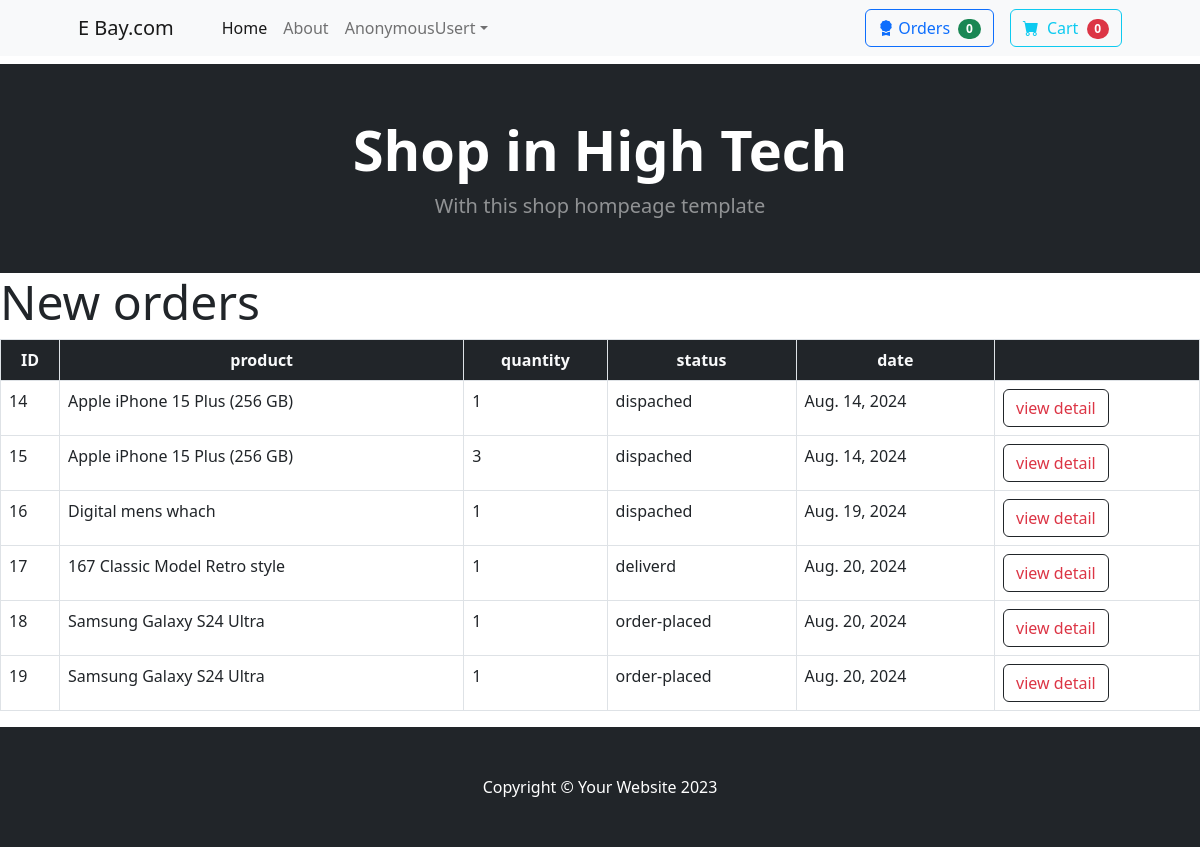
Page /orderlist on the committed database.
### owner/models.py (models this page shows, shortened)
class orders(models.Model):
  product_name=models.ForeignKey(cart,on_delete=models.CASCADE)
  address=models.TextField(max_length=200)
  phone=models.IntegerField()
  user=models.ForeignKey(User,on_delete=models.CASCADE)
  options=(
    ("dispatched","dispatched"),
    ("canceiled","canceiled"),
    ("order-placed","order-placed"),
    ("delivered","delivered"),
  )
  status=models.CharField(max_length=100,default="order-placed",choices=options)
  date=models.DateField(auto_now_add=True)
  expected_delivery_date=models.DateField(null=True)

class cart(models.Model):
  product_name=models.ForeignKey(product,on_delete=models.CASCADE)
  user=models.ForeignKey(User,on_delete=models.CASCADE)
  quantity=models.PositiveIntegerField(default=1)
  options=(
    ("in-cart","in-cart"),
    ("canceiled","canceiled"),
    ("order-placed","order-placed"),
  )
  status=models.CharField(max_length=100,default="in-cart",choices=options)
  date=models.DateField(auto_now_add=True)

class product(models.Model):
  product_name=models.CharField(max_length=100)
  price=models.PositiveIntegerField()
  image=models.ImageField(upload_to="media/product")
  description=models.TextField(max_length=200)
  category=models.ForeignKey(category,on_delete=models.CASCADE)
  rating=models.CharField( max_length=10,null=True)
  def __str__(self):
    return self.product_name

### owner/views.py (the view)
# urls.py: path('orderlist',views.OrderListView.as_view(),name='orderlist_view'),
class OrderListView(ListView):
  template_name="order_list.html"
  model=orders
  context_object_name="orders"

### users/context_processors.py (called while the page is built)
def cart_count(request):
  if request.user.is_authenticated:
    count=cart.objects.filter(user=request.user).exclude(status="order-placed").count()
    return {"count":count}
  else:
    return {"count":0}

def order_count(request):
  if request.user.is_authenticated:
    ordercount=orders.objects.filter(user=request.user).count()
    return {"order_count":ordercount}
  else:
    return {"order_count":0}

### owner/templates/order_list.html
{% extends 'index.html' %}
{% block contant %}
<section>
  <h1 class="display-5">New orders</h1>
  <table class="table table-bordered">
    <thead class="bg-dark text-light fw-bold text-center">
      <tr>
        <th>ID</th>
        <th>product</th>
        <th>quantity</th>
        <th>status</th>
        <th>date</th>
        <th></th>
      </tr>
    </thead>
    <tbody>
      {% for i in orders %}
      <tr>
        <td>{{i.id}}</td>
        <td>{{i.product_name.product_name}}</td>
        <td>{{i.product_name.quantity}}</td>
        <td>{{i.status}}</td>
        <td>{{i.date}}</td>
        <td><a href="{% url 'orderdetail_view' i.id %}" class="btn btn-outline-dark text-danger">view detail</a></td>
      </tr>
      {% endfor %}
    </tbody>
  </table>
</section>
{% endblock %}

### rows in the picture
orders: id "14", product_name.product_name "Apple iPhone 15 Plus (256 GB)", product_name.quantity "1", status "dispached", date "Aug. 14, 2024"
orders: id "15", product_name.product_name "Apple iPhone 15 Plus (256 GB)", product_name.quantity "3", status "dispached", date "Aug. 14, 2024"
orders: id "16", product_name.product_name "Digital mens whach", product_name.quantity "1", status "dispached", date "Aug. 19, 2024"
orders: id "17", product_name.product_name "167 Classic Model Retro style", product_name.quantity "1", status "deliverd", date "Aug. 20, 2024"
orders: id "18", product_name.product_name "Samsung Galaxy S24 Ultra", product_name.quantity "1", status "order-placed", date "Aug. 20, 2024"
orders: id "19", product_name.product_name "Samsung Galaxy S24 Ultra", product_name.quantity "1", status "order-placed", date "Aug. 20, 2024"

### other values in the picture
{{ request.user }} "AnonymousUser"
{{ order_count }} "0"
{{ count }} "0"
